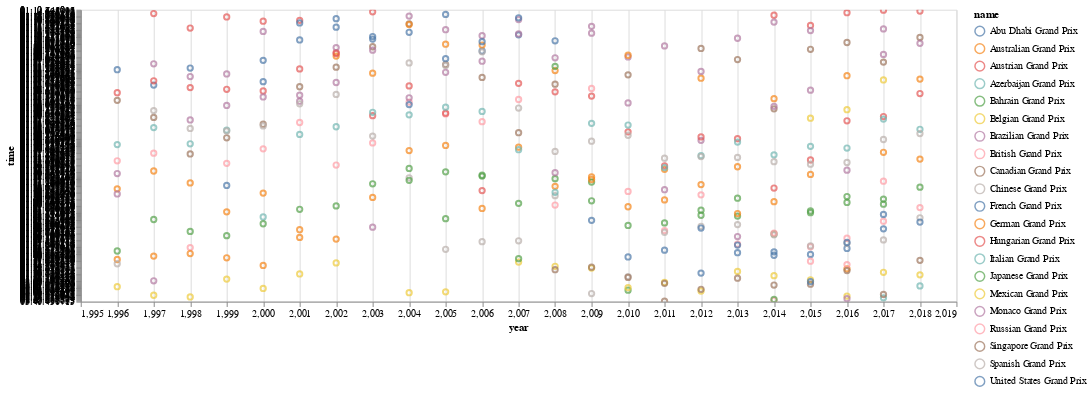

Notebook cell for this chart:
### Code cell
import altair as alt

alt.Chart(tracks_2018_mean_laps, width=900).mark_point().encode(
    x = alt.X("year", scale=alt.Scale(domain=(1995, 2019), clamp = True)),
    y= alt.Y('time'),
    color='name',
    tooltip='name'
).interactive().add_selection()

#, timeUnit = "year"

### Figure 1 — Vega-Lite specification as saved in the notebook (floating-point values rounded to 4 significant figures; data arrays with more than 128 entries replaced by an {"elided": "..."} marker saying what was removed)
{"$schema": "https://vega.github.io/schema/vega-lite/v2.6.0.json", "config": {"view": {"height": 300, "width": 400}}, "data": {"name": "data-d5e2672d56276ba4cc4020281756e74b"}, "datasets": {"data-d5e2672d56276ba4cc4020281756e74b": {"elided": "343 records"}}, "encoding": {"color": {"field": "name", "type": "nominal"}, "tooltip": {"field": "name", "type": "nominal"}, "x": {"field": "year", "scale": {"clamp": true, "domain": [1995, 2019]}, "type": "quantitative"}, "y": {"field": "time", "type": "nominal"}}, "mark": "point", "selection": {"selector053": {"bind": "scales", "encodings": ["x", "y"], "mark": {"fill": "#333", "fillOpacity": 0.125, "stroke": "white"}, "on": "[mousedown, window:mouseup] > window:mousemove!", "resolve": "global", "translate": "[mousedown, window:mouseup] > window:mousemove!", "type": "interval", "zoom": "wheel!"}}, "width": 900}
